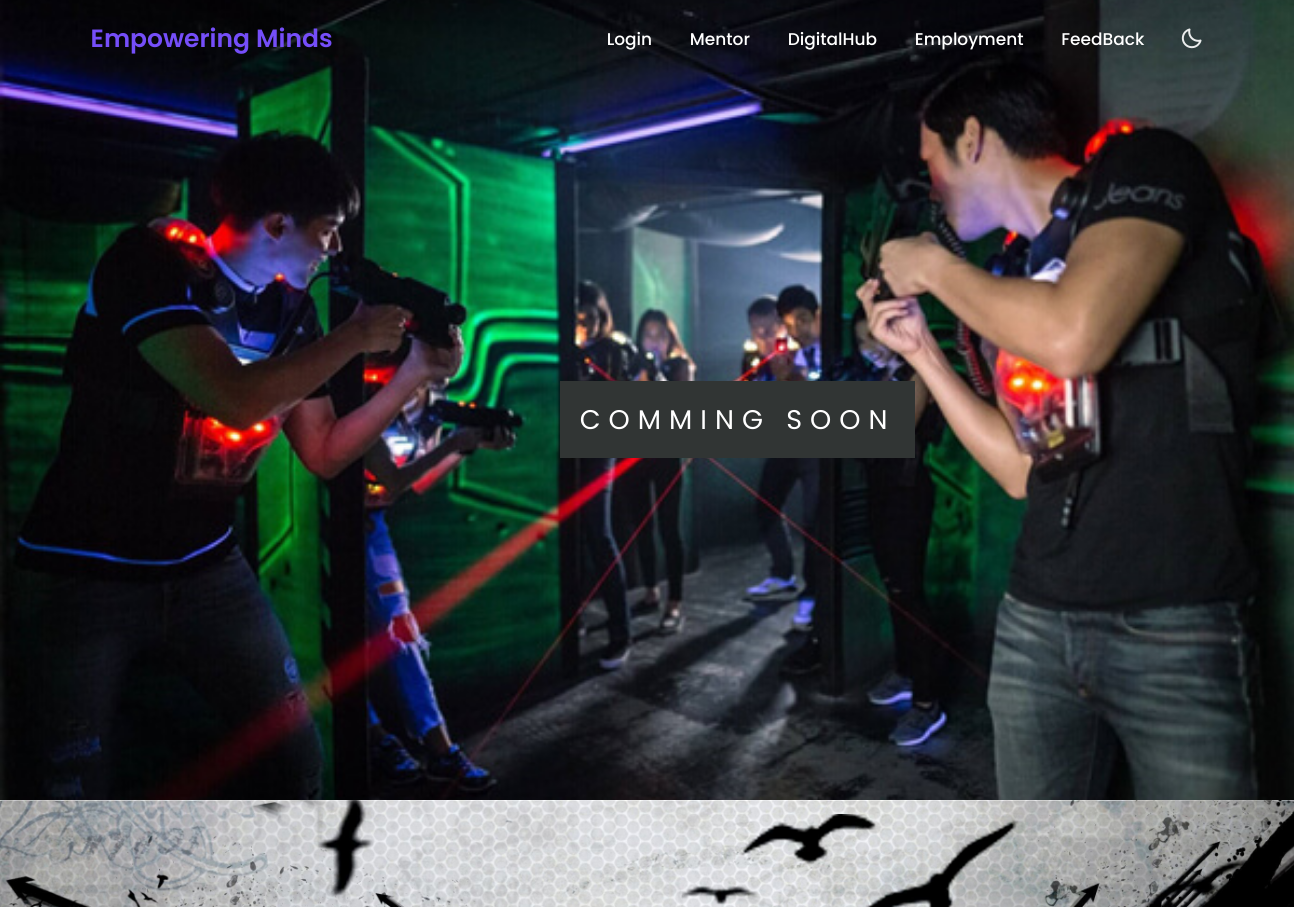
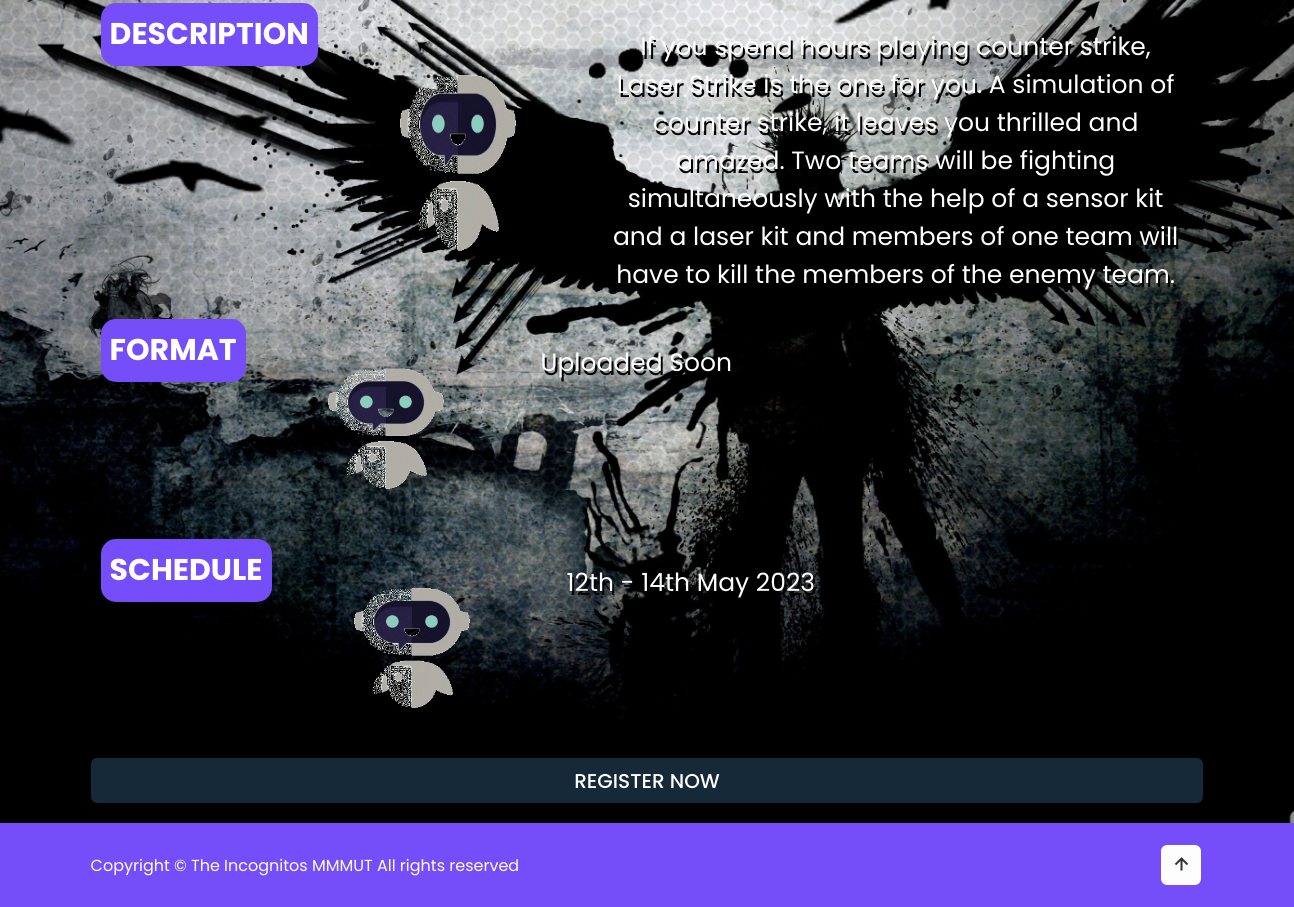
The page /event_show/1 on the database its author committed (2 pictures, top to bottom).
### app_college/models.py (models this page shows)
class Event(models.Model):
    event_id = models.AutoField(primary_key=True)
    event_title = models.CharField(max_length=20)
    description = models.CharField(max_length=1000)
    event_format = models.CharField(max_length=500)
    event_schedule = models.CharField(max_length=500)
    image_Event = models.ImageField(upload_to='Event_img')

### app_college/views.py (the view)
# urls.py: path('event_show/<int:event_id>', views.event_show, name='event_show'),
def event_show(request,event_id):
    data = Event.objects.get(pk=event_id)
    return render(request, 'app_college/event_show.html',{'data':data})

### app_college/templates/app_college/event_show.html (shortened to what this page needs)
{% extends 'app_college/base.html' %}
{% block 'maincontent' %}
{% load static %}
<section class="pimg1">
  <div class="ptext">
    <span class="textBg">{{data.event_title}}</span>
  </div>
</section>
<section class="event_content">
    <div class="submain">
        <div class="right">
            <h1 class="main_title">DESCRIPTION</h1>
        </div>
        <img src="../static/app_college/images/robot.gif" alt="" srcset="">
        <div class="left">
            <p>{{data.description}}</p>
        </div>
    </div>
    <div class="submain">
        <div class="right">
            <h1 class="main_title">FORMAT</h1>
        </div>
        <img src="../static/app_college/images/robot.gif" alt="" srcset="">
        <div class="left">
            <p>{{data.event_format}}</p>
        </div>
    </div>
    <div class="submain">
        <div class="right">
            <h1 class="main_title">SCHEDULE</h1>
        </div>
        <img src="../static/app_college/images/robot.gif" alt="" srcset="">
        <div class="left">
            <p>{{data.event_schedule}}</p>
        </div>
    </div>
    <button class="btn">REGISTER NOW</button>
</section>
{% endblock %}

### app_college/static/app_college/css/style.css (style rules this page uses)
* { margin: 0; padding: 0; box-sizing: border-box; text-decoration: none; border: none; outline: none; scroll-behavior: smooth; font-family: "Poppins", sans-serif; }
:root { --bg-color: #fdfdfd; --text-color: #333; --main-color: #754ef9; --white-color: #fdfdfd; --shadow-color: rgba(0, 0, 0, 0.2); }
html { font-size: 62.5%; overflow-x: hidden; }
body { background: var(--bg-color); color: var(--text-color); }
section { min-height: 100vh; padding: 10rem 7% 2rem; }
span { color: var(--main-color); }
.btn { width: 100%; height: 45px; background: #162938; border: none; outline: none; border-radius: 6px; cursor: pointer; font-size: 2em; color: #fff; font-weight: 500; }

### rows shown on the page
Event: event_title "COMMING SOON", description "If you spend hours playing counter strike, Laser Strike is the one for you. A simulation of counter strike, it leaves you thrilled and amazed. Two teams will be fighting simultaneously with the help of a sensor kit and a laser kit and members of one team will have to kill the members of the enemy team.", event_format "Uploaded Soon", event_schedule "12th - 14th May 2023"
